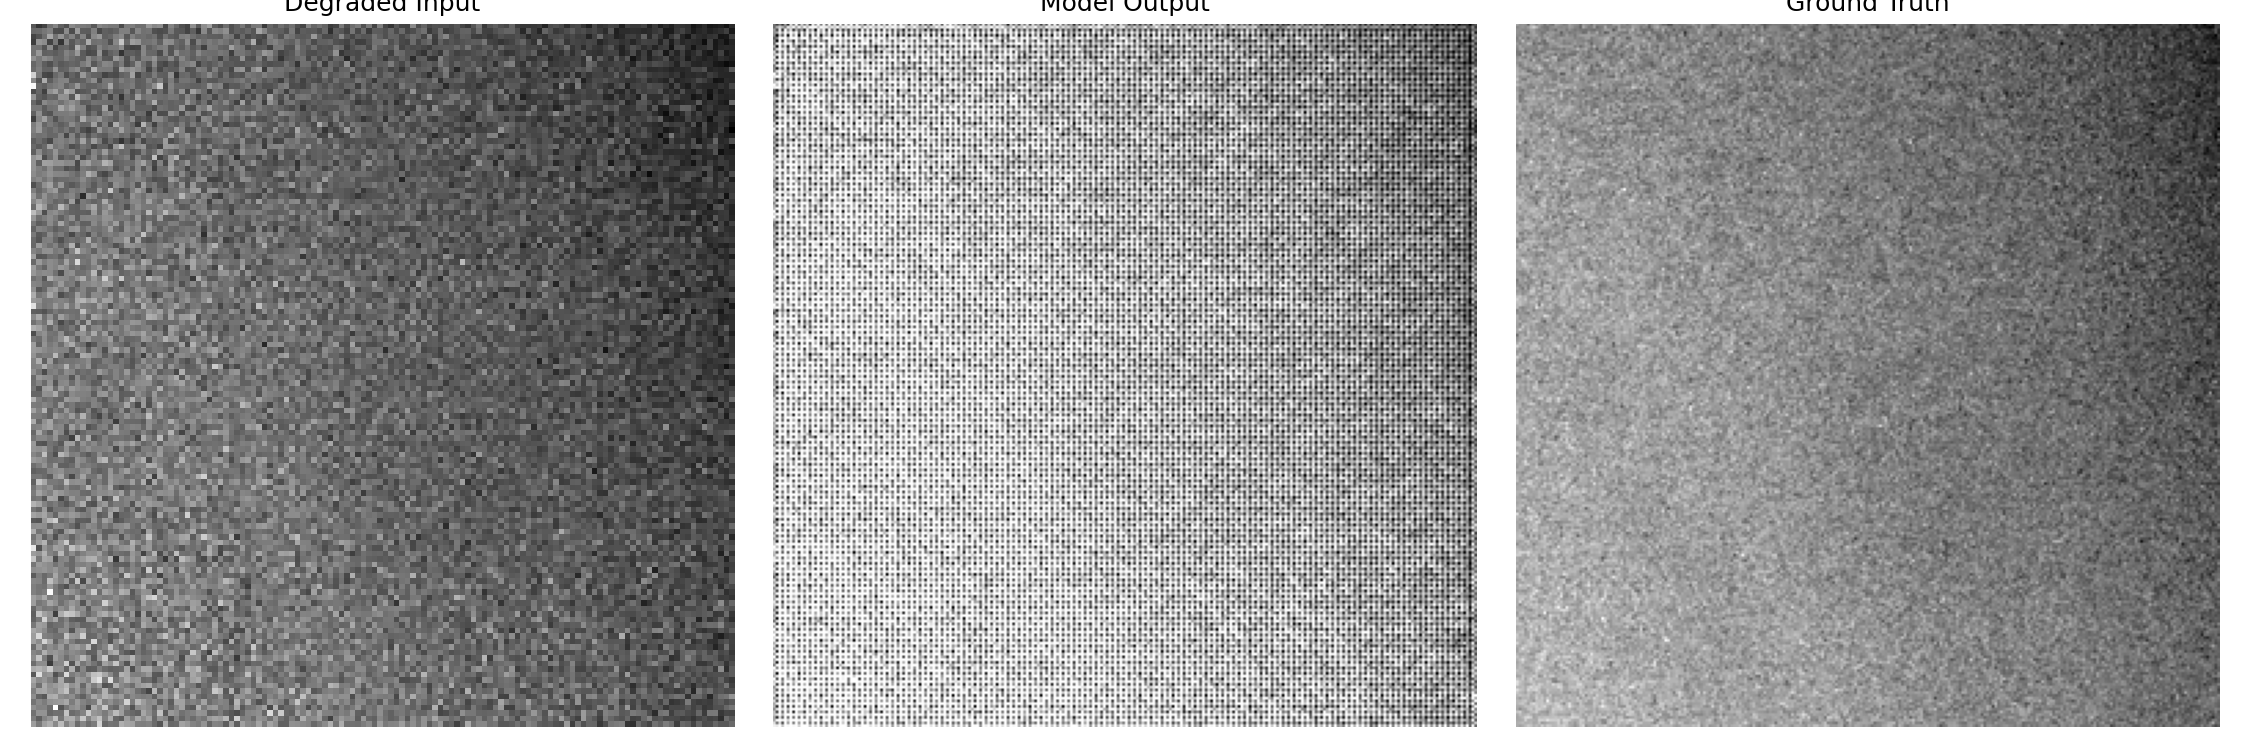

Generate this figure with Python:
import os
import torch
import matplotlib.pyplot as plt
import numpy as np
import sys

# Adjust imports based on the project structure
from model import get_model
from dataset import ImageRestorationDataset
from torch.utils.data import DataLoader

def run_visual_check(checkpoint_path=None, data_dir='train/train', output_path='visual_check.png'):
    device = torch.device('cuda' if torch.cuda.is_available() else 'cpu')
    print(f"Using device: {device}")

    # Load dataset
    dataset = ImageRestorationDataset(data_dir=data_dir, split_ratio=0.9, is_val=True, preload_to_ram=False)
    loader = DataLoader(dataset, batch_size=1, shuffle=True)
    
    # Get a single sample
    noisy_sample, gt_sample = next(iter(loader))
    
    # Initialize Model (Champion NAFNet)
    model = get_model('nafnet', in_channels=1, out_channels=1, base_channels=32).to(device)
    
    # Load weights if provided
    if checkpoint_path and os.path.exists(checkpoint_path):
        checkpoint = torch.load(checkpoint_path, map_location=device)
        state_dict = checkpoint.get('model_state_dict', checkpoint)
        model.load_state_dict(state_dict)
        print(f"Loaded weights from {checkpoint_path}")
    else:
        print("No checkpoint found/provided. Using randomly initialized weights.")

    model.eval()
    with torch.no_grad():
        output = model(noisy_sample.to(device))

    # Resize output if dimensions mismatch (though NAFNet natively outputs 2x)
    if output.shape != gt_sample.shape:
        output = torch.nn.functional.interpolate(output, size=gt_sample.shape[2:], mode='bilinear', align_corners=False)

    # User's plotting snippet
    fig, axes = plt.subplots(1, 3, figsize=(15, 5))
    axes[0].imshow(noisy_sample.squeeze().cpu(), cmap='gray')
    axes[0].set_title('Degraded Input')
    axes[1].imshow(output.squeeze().cpu().clamp(0,1), cmap='gray')
    axes[1].set_title('Model Output')
    axes[2].imshow(gt_sample.squeeze().cpu(), cmap='gray')
    axes[2].set_title('Ground Truth')
    for ax in axes: ax.axis('off')
    
    plt.tight_layout()
    plt.savefig(output_path, dpi=150)
    print(f"Visual check saved to {output_path}")

if __name__ == "__main__":
    run_visual_check()
